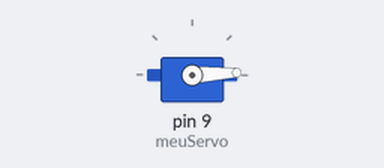
Recording of a sketch running on a simulated Arduino Uno, built with avr-gcc and run on an emulated ATmega328P. Shown: servo.

Above: at 0.05 s.
At 0.9 s:
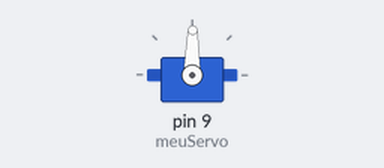
At 1.75 s:
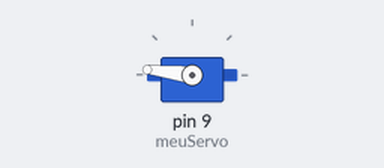
At 3.45 s:
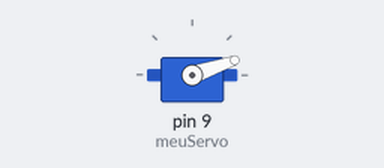
Timing chart, 0 to 8.3 s (numbered marks = the images above):
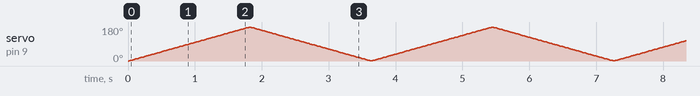

The sketch:

third.ino
```cpp
#include <Servo.h>


Servo meuServo;

void setup()
{
  Serial.begin(9600);
  meuServo.attach(9);
}


void loop()
{
  meuServo.write(0);
  for(int i = 0; i < 180; i++)
  {
    meuServo.write(i);
    delay(10);
  }
  for(int i = 180; i > 0; i--)
  {
    meuServo.write(i);
    delay(10);
  }
}
```
